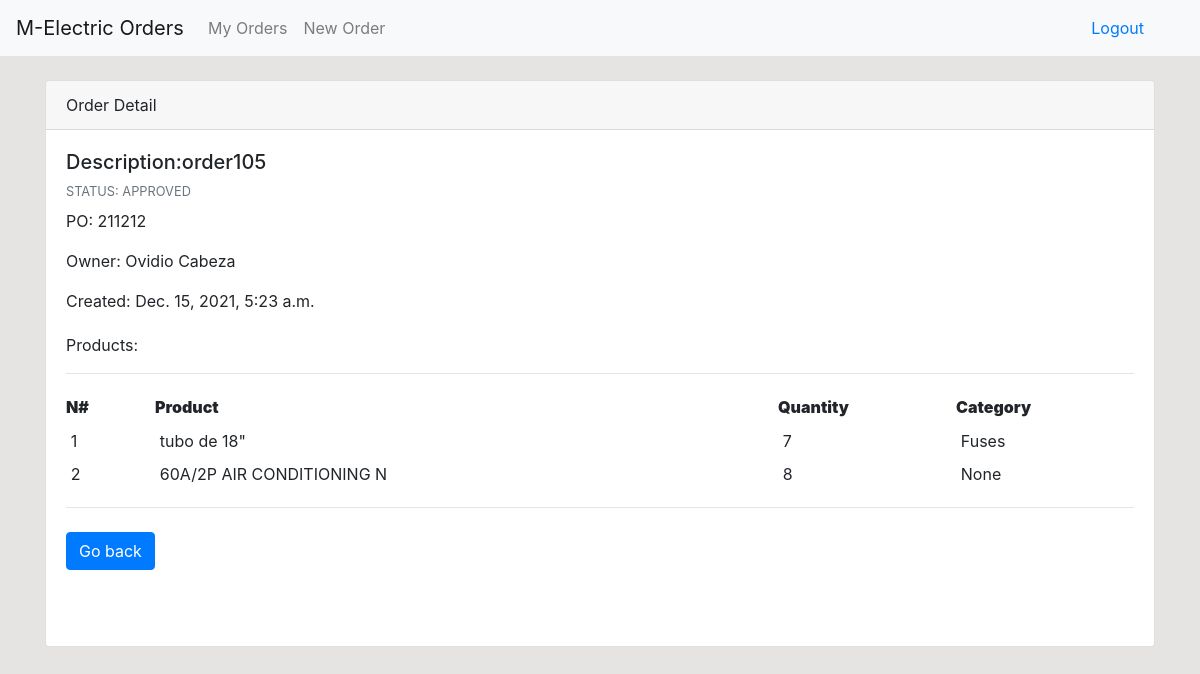
Before: /order-detail/53 (signed in) with the older database file.
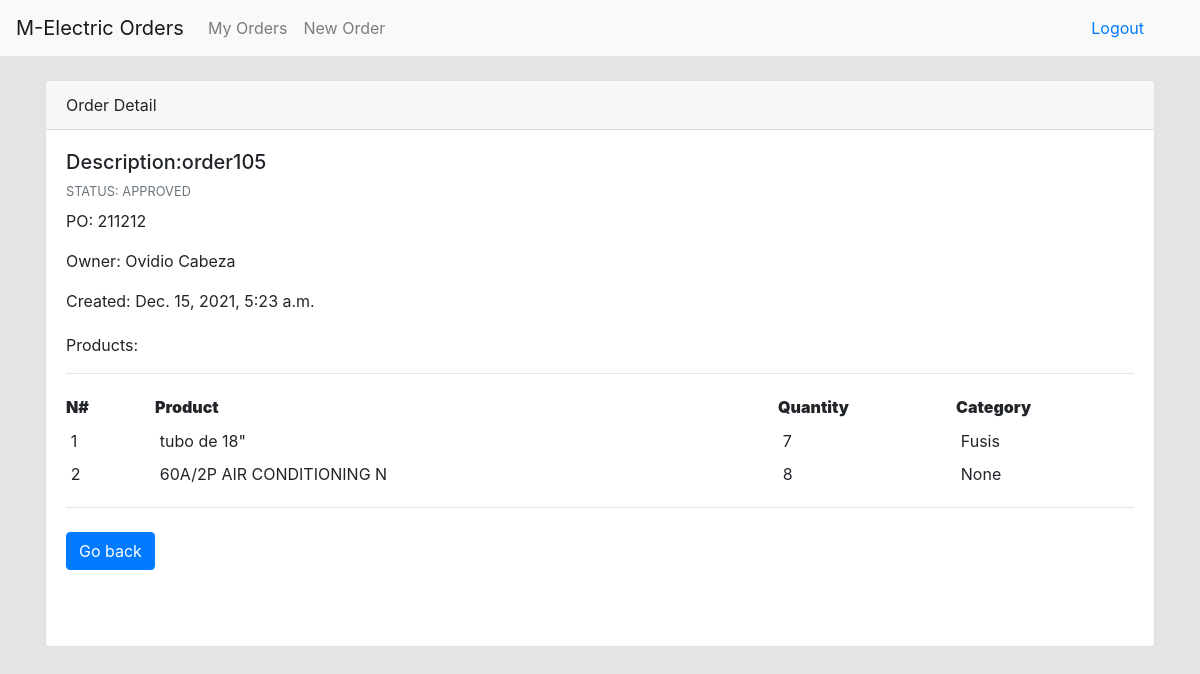
After: the same page with the newer database file.
### dashboard/models.py (models this page shows)
class ThroughModel(models.Model):
	product = models.ForeignKey(Product, on_delete=models.CASCADE)
	order = models.ForeignKey(Order, on_delete=models.CASCADE)
	quantity = models.PositiveIntegerField(null=True, default=0)

class Product(models.Model):
	product_name = models.CharField('Product Name', max_length=100)
	category = models.ForeignKey(Category, blank=True, null=True, on_delete=models.CASCADE)
	def __str__(self):
		return self.product_name

class Category(models.Model):
	category_name = models.CharField('Category', max_length=50)
	def __str__(self):
		return self.category_name

### dashboard/views.py (the view)
# urls.py: path('order-detail/<int:id>', views.order_detail, name='order-detail'),
@login_required
def order_detail(request, id):
    order = Order.objects.get(pk=id)
    products = ThroughModel.objects.filter(order=order.id)
    context = {
        'order': order,
        'products': products,
    }
    return render(request, "dashboard/order_detail.html", context)

### templates/dashboard/order_detail.html (shortened to what this page needs)
{% extends 'partials/base.html' %}
{% load crispy_forms_tags %}
{% block content %}
<div class="container">
    <div class="row mt-4">
        <div class="col">
            <div class="card">
                <div class="card-header">
                    Order Detail
                </div>
                <div class="card-body">
                    <section class="mb-5">
                        <div class="row">
                            <div class="col-md-12">
                                <h5>Description:{{order.description}}</h5>
                                <p class="mb-2 text-muted text-uppercase small">Status: {{order.status}}</p>
                                <p><span class="mr-1">PO: {{order.po.po_number}} </span></p>
                                <p><span class="mr-1">Owner: {{order.user.first_name}} {{order.user.last_name}} </span></p>
                                <p><span class="mr-1">Created: {{order.created}} </span></p>
                                <p class="pt-1">Products:</p>
                                <hr>
                                    <div class="table-responsive">
                                        <table class="table table-sm table-borderless mb-0">
                                            <tbody>
                                                <tr>
                                                    <th class="pl-0 col-1" scope="row"><strong>N#</strong></th>
                                                    <th class="pl-0 col-7" scope="row"><strong>Product</strong></th>
                                                    <th class="pl-0 col-2" scope="row"><strong>Quantity</strong></th>
                                                    <th class="pl-0 col-2" scope="row"><strong>Category</strong></th>
                                                </tr>
                                                {% for product in products %}
                                                <tr>
                                                    <td>{{forloop.counter}}</td>
                                                    <td>{{ product.product }}</td>
                                                    <td>{{ product.quantity }}</td>
                                                    <td>{{ product.product.category }}</td>
                                                </tr>
                                                {% endfor %}
                                            </tbody>
                                        </table>
                                    </div>
                                    <hr>
                                    {% if user.is_authenticated and user.is_staff %}
                                    <a href="{% url 'all-orders' %}" type="button" class="btn btn-primary btn-md mr-1 mb-2">Go back</a>
                                    {% else %}
                                    <a href="{% url 'index' %}" type="button" class="btn btn-primary btn-md mr-1 mb-2">Go back</a>
                                    {% endif %}
                                    </div>
                                </div>
                            </section>
                        </div>
                    </div>
                </div>
            </div>
        </div>
        {% endblock %}

Changed rows visible on the page:
changed through a linked row, ThroughModel "tubo de 18\"": product.category "Fuses" → "Fusis"
